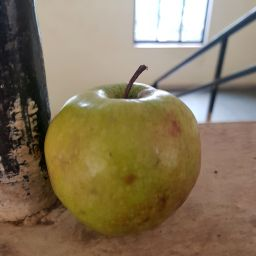
#> input picture backend/samples/apple.jpg, 256 x 256 px
$ python -i image_analysis.py   (imports and definitions only)   (older library calls are emulated)
#> lines starting #> are read from the running program, lines starting #| are printed output that depends on the picture; after the words box and inside, x2 and y2 are one past the last pixel; in counts of white or black regions, pixels touching at a corner belong together
"""
Food Image Analysis Engine.

This module implements a lightweight, dependency-friendly computer-vision
pipeline using OpenCV/NumPy to estimate visual freshness signals from a
food photo:

  - Color analysis        -> color_score (0-100, higher = fresher color profile)
  - Texture analysis       -> texture_score (0-100, higher = smoother/more uniform)
  - Mold detection         -> mold_risk_score (0-100, higher = more suspicious)
  - Bruising/damage        -> bruising_risk_score (0-100, higher = more suspicious)

These are intentionally implemented as interpretable heuristics (HSV color
distribution, Laplacian variance for texture roughness, dark/green-blue
blob detection for mold, brown/dark-patch detection for bruising) rather
than a black-box model, so the pipeline runs without GPUs or pretrained
weights. It is designed to be swapped out for a trained CNN/YOLO model
(see `docs/ml_roadmap.md`) without changing the calling code, since the
public function signature (`analyze_image`) and its return shape are the
integration contract with the rest of the system.
"""
from dataclasses import dataclass

import cv2
import numpy as np


@dataclass
class ImageAnalysisResult:
    color_score: float
    texture_score: float
    mold_risk_score: float
    bruising_risk_score: float
    visual_condition_score: float


def _load_image(image_path: str) -> np.ndarray:
    image = cv2.imread(image_path)
    if image is None:
        raise ValueError(f"Could not read image at {image_path}")
    # Normalize size for consistent scoring across different upload resolutions
    return cv2.resize(image, (512, 512))


def _color_score(hsv: np.ndarray) -> float:
    """Fresh produce tends to have vivid, saturated color. Dull/desaturated
    or heavily browned/yellowed regions indicate aging."""
    saturation = hsv[:, :, 1].astype(np.float32) / 255.0
    value = hsv[:, :, 2].astype(np.float32) / 255.0
    vividness = float(np.mean(saturation) * np.mean(value))
    # scale into 0-100, calibrated so typical produce photos land 40-90
    score = min(100.0, max(0.0, vividness * 140))
    return round(score, 2)


def _texture_score(gray: np.ndarray) -> float:
    """Laplacian variance measures local intensity variation. Very high
    variance can indicate wrinkling/mold texture; very low can indicate
    an over-smoothed/mushy surface. We reward a moderate, produce-typical
    range and penalize the extremes."""
    lap_var = cv2.Laplacian(gray, cv2.CV_64F).var()
    # Empirically, healthy produce photos land ~50-400 depending on lighting.
    ideal_low, ideal_high = 40, 400
    if ideal_low <= lap_var <= ideal_high:
        score = 100.0
    elif lap_var < ideal_low:
        score = max(0.0, 100.0 * (lap_var / ideal_low))
    else:
        score = max(0.0, 100.0 - (lap_var - ideal_high) / 20.0)
    return round(min(100.0, score), 2)


def _mold_risk_score(hsv: np.ndarray) -> float:
    """Detects blue-green/white fuzzy patches typical of mold growth using
    HSV color thresholds, and returns the % of image area matched."""
    lower_green = np.array([35, 40, 40])
    upper_green = np.array([90, 255, 255])
    green_mask = cv2.inRange(hsv, lower_green, upper_green)

    # Whitish fuzzy mold: low saturation, high value
    lower_white = np.array([0, 0, 200])
    upper_white = np.array([180, 40, 255])
    white_mask = cv2.inRange(hsv, lower_white, upper_white)

    mold_mask = cv2.bitwise_or(green_mask, white_mask)
    ratio = float(np.count_nonzero(mold_mask)) / mold_mask.size
    score = min(100.0, ratio * 300)  # amplify since mold patches are usually small
    return round(score, 2)


def _bruising_risk_score(hsv: np.ndarray) -> float:
    """Detects dark brown/black patches typical of bruising, rot, or
    physical damage."""
    lower_brown = np.array([0, 40, 20])
    upper_brown = np.array([25, 255, 120])
    brown_mask = cv2.inRange(hsv, lower_brown, upper_brown)

    ratio = float(np.count_nonzero(brown_mask)) / brown_mask.size
    score = min(100.0, ratio * 250)
    return round(score, 2)


def analyze_image(image_path: str) -> ImageAnalysisResult:
#> called with image_path = '../../samples/apple.jpg'
    image = _load_image(image_path)
#> in _load_image, image is the input picture: shape (256, 256, 3); mean B, G, R 92.5, 118.3, 134.6
    hsv = cv2.cvtColor(image, cv2.COLOR_BGR2HSV)
#> hsv: shape (512, 512, 3); mean H, S, V 31.9, 96.7, 136.6
    gray = cv2.cvtColor(image, cv2.COLOR_BGR2GRAY)
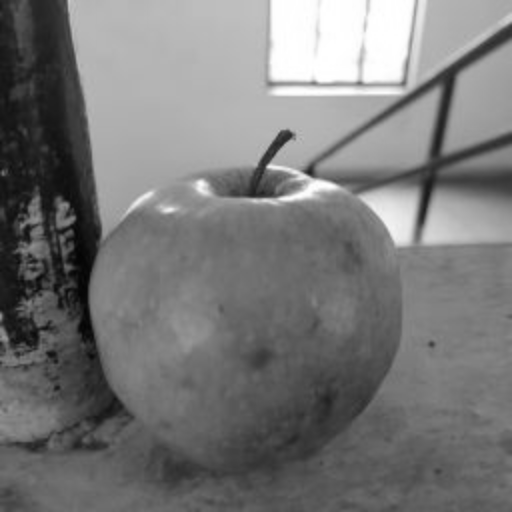
#> gray: shape (512, 512); min 3, max 255, mean 120.2

    color_score = _color_score(hsv)
#> in _color_score, `saturation = hsv[:, :, 1].astype(np.float32) / 255.0`:
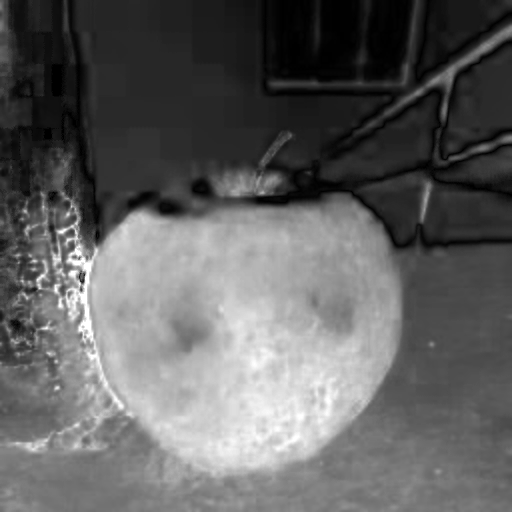
#> saturation: shape (512, 512) float32; min 0, max 1, mean 0.379
#> in _color_score, `value = hsv[:, :, 2].astype(np.float32) / 255.0`:
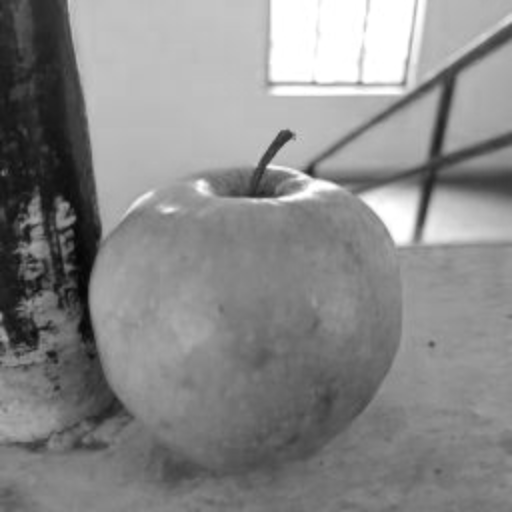
#> value: shape (512, 512) float32; min 0.0196, max 1, mean 0.536
#> in _color_score, `vividness = float(np.mean(saturation) * np.mean(value))`: vividness = 0.203
#> in _color_score, `score = min(100.0, max(0.0, vividness * 140))`: score = 28.44
#> color_score = 28.44
    texture_score = _texture_score(gray)
#> in _texture_score, `lap_var = cv2.Laplacian(gray, cv2.CV_64F).var()`: lap_var = 14.44
#> in _texture_score, `score = max(0.0, 100.0 * (lap_var / ideal_low))`: score = 36.09
#> texture_score = 36.09
    mold_risk_score = _mold_risk_score(hsv)
#> in _mold_risk_score, `green_mask = cv2.inRange(hsv, lower_green, upper_green)`:
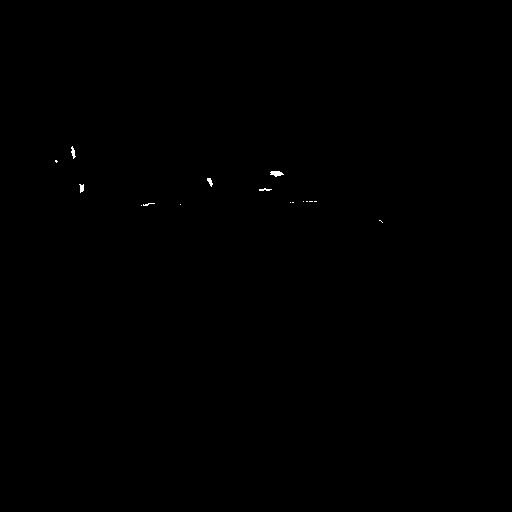
#> green_mask: shape (512, 512); 0.08% white; 16 white regions (11 under 20 px), largest, box (x1, y1, x2, y2) and area: (270, 171, 284, 177) 56, (71, 146, 76, 159) 34, (79, 184, 84, 193) 31, (207, 178, 213, 187) 30, (259, 188, 272, 191) 24
#> in _mold_risk_score, `white_mask = cv2.inRange(hsv, lower_white, upper_white)`:
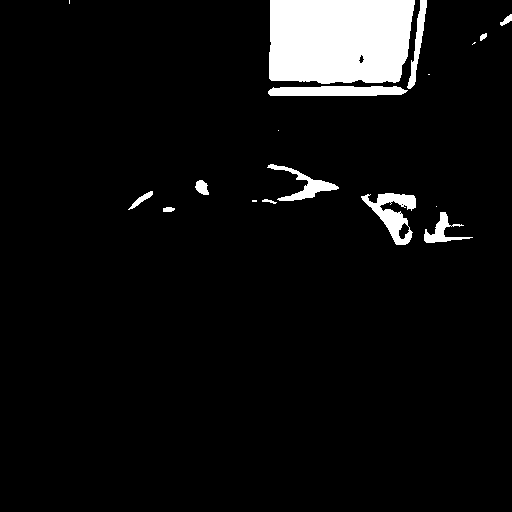
#> white_mask: shape (512, 512); 6.1% white; 18 white regions (6 under 20 px), largest, box (x1, y1, x2, y2) and area: (269, 0, 415, 84) 11359, (268, 86, 408, 96) 1227, (361, 193, 416, 245) 1223
#> in _mold_risk_score, `mold_mask = cv2.bitwise_or(green_mask, white_mask)`: mold_mask: shape (512, 512); 6.2% white; 33 white regions (16 under 20 px), largest, box (x1, y1, x2, y2) and area: (269, 0, 415, 84) 11359, (268, 86, 408, 96) 1227, (361, 193, 416, 245) 1227
#> in _mold_risk_score, `ratio = float(np.count_nonzero(mold_mask)) / mold_mask.size`: ratio = 0.0622
#> in _mold_risk_score, `score = min(100.0, ratio * 300)`: score = 18.66
#> mold_risk_score = 18.66
    bruising_risk_score = _bruising_risk_score(hsv)
#> in _bruising_risk_score, `brown_mask = cv2.inRange(hsv, lower_brown, upper_brown)`:
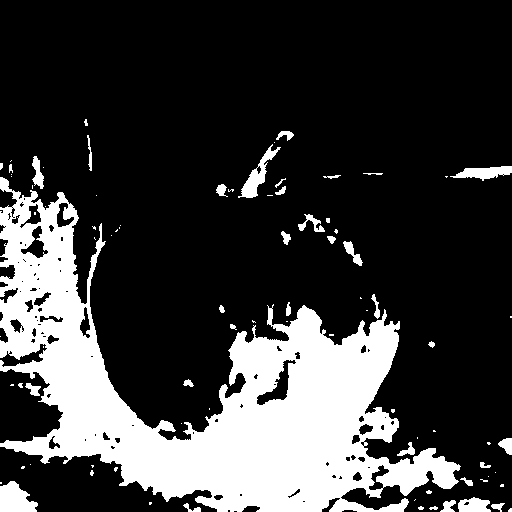
#> brown_mask: shape (512, 512); 23.1% white; 86 white regions (53 under 20 px), largest, box (x1, y1, x2, y2) and area: (0, 177, 461, 512) 55652, (0, 481, 38, 512) 826, (238, 144, 281, 198) 626
#> in _bruising_risk_score, `ratio = float(np.count_nonzero(brown_mask)) / brown_mask.size`: ratio = 0.231
#> in _bruising_risk_score, `score = min(100.0, ratio * 250)`: score = 57.74
#> bruising_risk_score = 57.74

    # Visual condition = positive signals minus risk signals, clamped 0-100
    visual_condition_score = round(
        max(
            0.0,
            min(
                100.0,
                0.5 * color_score + 0.5 * texture_score
                - 0.4 * mold_risk_score - 0.3 * bruising_risk_score,
            ),
        ),
        2,
    )
#> visual_condition_score = 7.48

    return ImageAnalysisResult(
        color_score=color_score,
        texture_score=texture_score,
        mold_risk_score=mold_risk_score,
        bruising_risk_score=bruising_risk_score,
        visual_condition_score=visual_condition_score,
    )

>>> result = analyze_image('../../samples/apple.jpg')

$ run again, on backend/samples/freshCarrot (197).jpg
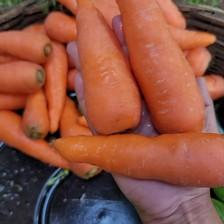
#> input picture backend/samples/freshCarrot (197).jpg, 224 x 224 px
#> in _load_image, image is the input picture: shape (224, 224, 3); mean B, G, R 66, 82.5, 143
#> hsv: shape (512, 512, 3); mean H, S, V 39.1, 141.9, 146.8
#> vividness = 0.32
#> in _color_score, `score = min(100.0, max(0.0, vividness * 140))`: score = 44.85
#> lap_var = 9.05
#> in _texture_score, `score = max(0.0, 100.0 * (lap_var / ideal_low))`: score = 22.63
#> in _mold_risk_score, `green_mask = cv2.inRange(hsv, lower_green, upper_green)`:
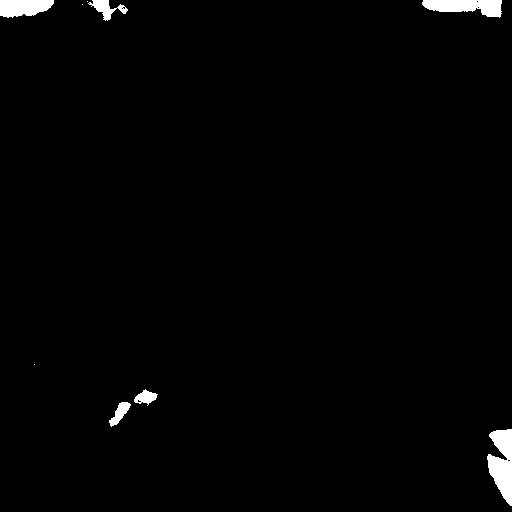
#> green_mask: shape (512, 512); 1.4% white; 9 white regions (3 under 20 px), largest, box (x1, y1, x2, y2) and area: (487, 429, 512, 506) 1253, (422, 0, 502, 18) 964, (0, 0, 54, 18) 766, (88, 0, 128, 21) 335, (109, 402, 131, 427) 246, (134, 389, 158, 406) 218
#> white_mask: shape (512, 512); every value is 0
#> in _mold_risk_score, `ratio = float(np.count_nonzero(mold_mask)) / mold_mask.size`: ratio = 0.0144
#> in _mold_risk_score, `score = min(100.0, ratio * 300)`: score = 4.33
#> in _bruising_risk_score, `brown_mask = cv2.inRange(hsv, lower_brown, upper_brown)`:
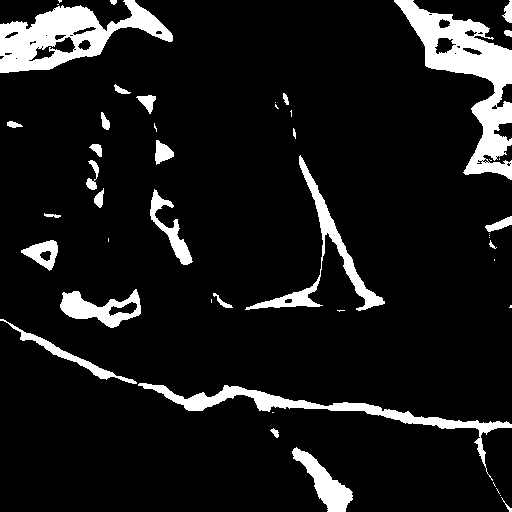
#> brown_mask: shape (512, 512); 9.8% white; 48 white regions (20 under 20 px), largest, box (x1, y1, x2, y2) and area: (394, 0, 512, 180) 6914, (0, 0, 173, 73) 5653, (138, 383, 512, 481) 3529
#> in _bruising_risk_score, `ratio = float(np.count_nonzero(brown_mask)) / brown_mask.size`: ratio = 0.0985
#> in _bruising_risk_score, `score = min(100.0, ratio * 250)`: score = 24.62
